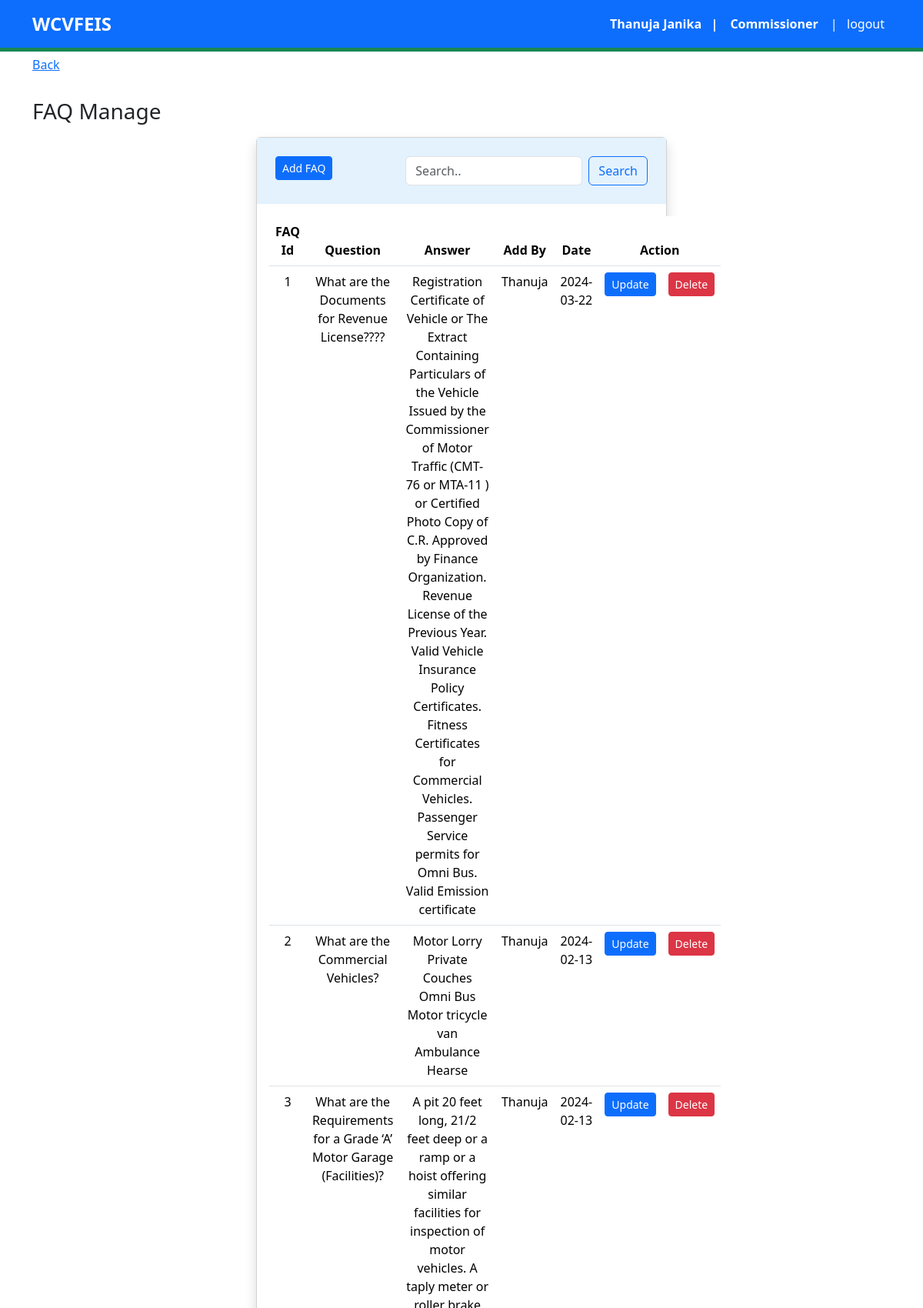
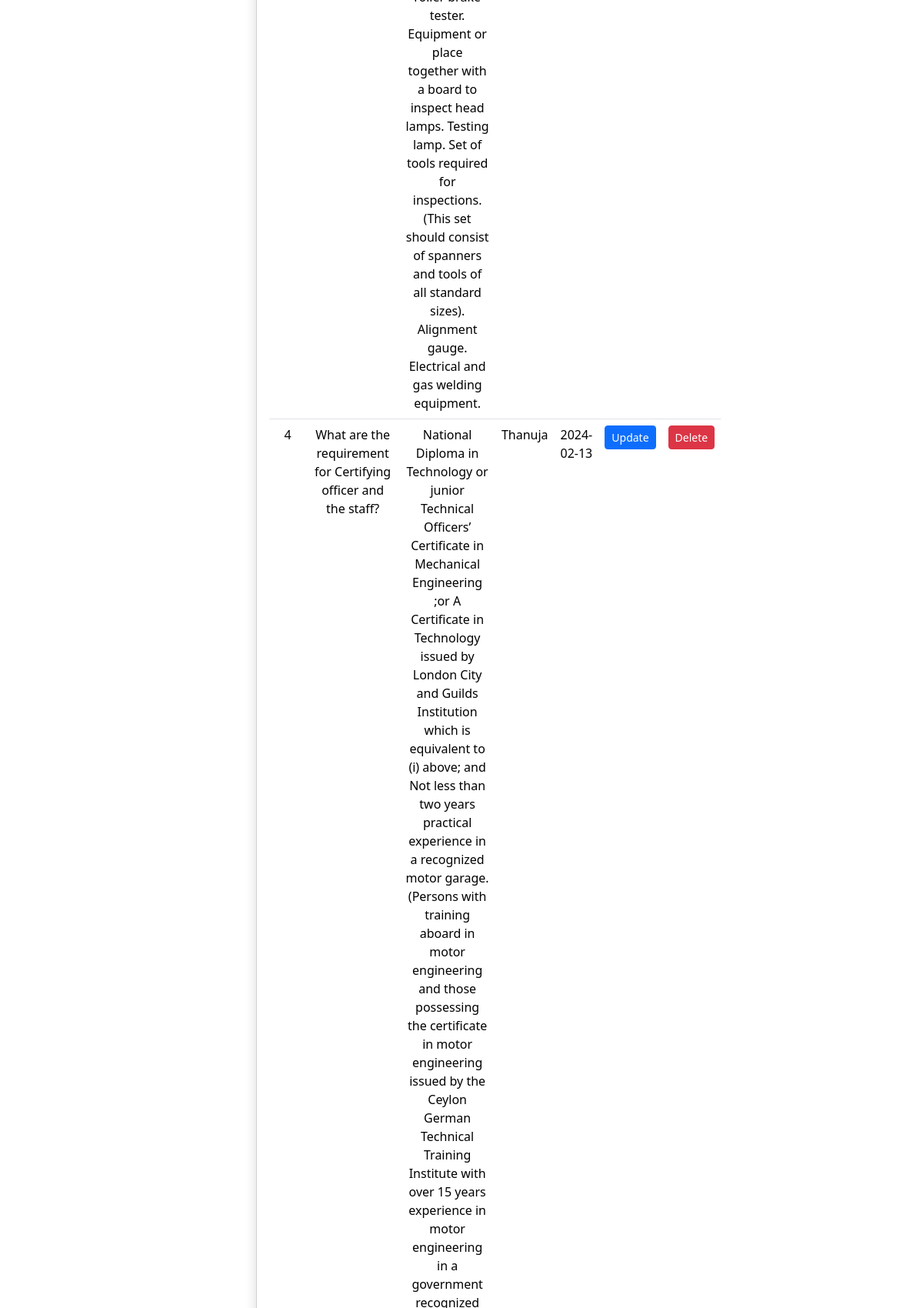
Page /dmtwp/d-faqmgt.php (signed in, upper part) on the committed database (2 pictures, top to bottom).
### tables this page shows
CREATE TABLE `faq` (
  `faqId` int(11) NOT NULL,
  `faqQues` varchar(300) NOT NULL,
  `faqAns` varchar(900) NOT NULL,
  `addBy` varchar(100) NOT NULL,
  `addDate` date NOT NULL
);

### dmtwp/d-faqmgt.php (the view, shortened to what this page needs)
<?php
include_once "../include/headerdmt.php";
?>
<?php
if($_SESSION['stfRole']=='Commissioner'){
?>
<section id="dashboard">
    <div class="container py-5">
        <a class="d-grid pt-4" href="d-dashboard.php" role="button">Back</a>
        <h3 class="text-right mt-2 pt-4">FAQ Manage</h3>
            <div class="container">
            <div class="row justify-content-md-center row-cols-1 row-cols-md-2 g-4 pt-2">
                <div class="col-12">
                    <div class="card shadow bg-body rounded">
                        <div class="text-left p-4" style="background-color: #e3f2fd">
                                <div class="row">
                                    <div class="col-12 col-md-4">
                                    <a class="btn btn-primary btn-sm right" href=d-faq-add.php>Add FAQ</a>
                                    </div>
                                    <div class="col-12 col-md-8">
                                        <form class="d-flex" action="d-faqmgt.php" method="GET">
                                        <input class="form-control me-2" type="text" placeholder="Search.." aria-label="Search" id="search" name="search">
                                        <button class="btn btn-outline-primary" type="submit">Search</button>
                                        </form>
                                    </div>
                                </div>
                            </div>
                        <div class="card-body">
                                    <?php
                                   $search = $_GET['search'] ?? '';
                                    if (!empty($search)) {
                                        $sqlsearch = "SELECT * FROM faq
                                        WHERE (addDate LIKE '%$search%' OR faqQues LIKE '%$search%' OR faqAns LIKE '%$search%' OR addBy LIKE '%$search%')
                                       ";
                                    } else {
                                        $sqlsearch = "SELECT * FROM faq
                                       ";
                                    }
                                    $resultsearch = mysqli_query($conn, $sqlsearch);
                                    if (mysqli_num_rows($resultsearch) > 0){
                                    ?>
                                    <table class="table table-hover text-center">
                                    <thead>
                                        <tr>
                                            <th>FAQ Id</th>
                                            <th>Question</th>
                                            <th>Answer</th>
                                            <th>Add By</th>
                                            <th>Date</th>
                                            <th colspan="2">Action</th>
                                        </tr>
                                    </thead>
                                    <?php  while($rowsearch = mysqli_fetch_assoc($resultsearch)){ ?>
                                    <tbody>
                                        <tr>
                                            <td><?php echo $rowsearch['faqId']; ?></td>
                                            <td><?php echo $rowsearch['faqQues']; ?></td>
                                            <td><?php echo $rowsearch['faqAns']; ?></td>
                                            <td><?php echo $rowsearch['addBy']; ?></td>
                                            <td><?php echo $rowsearch['addDate']; ?></td>
                                            <?php $faqId=$rowsearch['faqId']; ?>
                                            <td><a class="btn btn-primary btn-sm" href=d-faq-update.php?faqId=<?php echo $faqId;?>>Update</a></td>
                                            <td><a class="btn btn-danger btn-sm" onclick="confirmCancel(<?php echo $faqId; ?>)">Delete</a></td>
                                        </tr>
                                        <?php } ?>
                                    </tbody>
                                    </table>
                                    <?php } else {
                                         echo "No records found matching the search criteria.";
                                    } ?>
                        </div>
                    </div>
                </div>
            </div>
        </div>
    </div>
</section>
 <?php          } ?>
<?php
include_once "../include/footer.php";
?>

### style.css (style rules this page uses)
* { padding: 0; margin: 0; box-sizing: border-box; }
body { overflow-x: hidden; }

### rows in the picture
faq: faqId "1", faqQues "What are the Documents for Revenue License????", faqAns "Registration Certificate of Vehicle or The Extract Containing Particulars of the Vehicle Issued by the Commissioner of Motor Traffic (CMT-76 or MTA-11 ) or Certified Photo Copy of C.R. Approved by Finance Organization. Revenue License of the Previous Year. Valid Vehicle Insurance Policy Certificates. Fitness Certificates for Commercial Vehicles. Passenger Service permits for Omni Bus. Valid Emission certificate", addBy "Thanuja", addDate "2024-03-22"
faq: faqId "2", faqQues "What are the Commercial Vehicles?", faqAns "Motor Lorry Private Couches Omni Bus Motor tricycle van Ambulance Hearse", addBy "Thanuja", addDate "2024-02-13"
faq: faqId "3", faqQues "What are the Requirements for a Grade ‘A’ Motor Garage (Facilities)?", faqAns "A pit 20 feet long, 21/2 feet deep or a ramp or a hoist offering similar facilities for inspection of motor vehicles. A taply meter or roller brake tester. Equipment or place together with a board to inspect head lamps. Testing lamp. Set of tools required for inspections. (This set should consist of spanners and tools of all standard sizes). Alignment gauge. Electrical and gas welding equipment.", addBy "Thanuja", addDate "2024-02-13"
faq: faqId "4", faqQues "What are the requirement for Certifying officer and the staff?", addBy "Thanuja", addDate "2024-02-13"

### other values in the picture
$_SESSION['stfFname'] "Thanuja"
$_SESSION['stflLname'] "Janika"
$_SESSION['stfRole'] "Commissioner"
